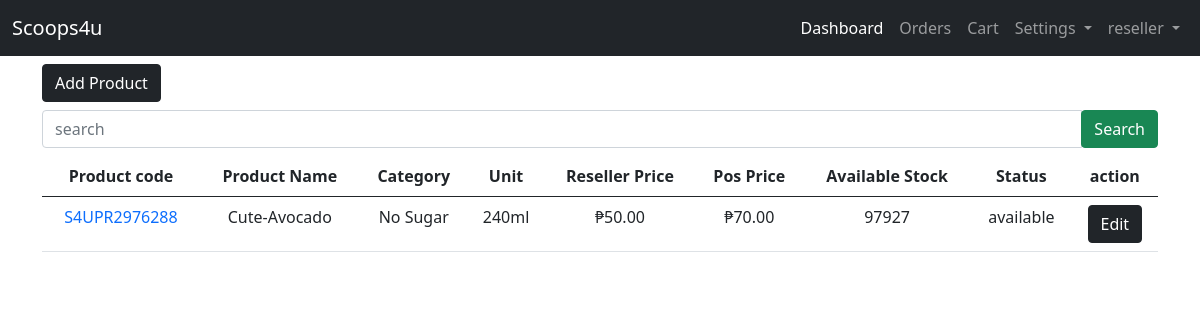
Screenshot of /user-site/product/ (signed in) with the database file from the repository.
### landing_page/models.py (models this page shows)
class User(AbstractUser):
    ROLE = ((" "," "),("admin","admin"),("staff","staff"),("reseller","reseller"),("delivery_staff","delivery_staff"))
    STAT = ((" "," "),("active","active"),("inactive","inactive"))
    role = models.CharField(max_length=50, null=True, default=None, choices=ROLE)
    status = models.CharField(max_length=50, null=True, default=None , choices=STAT)

### admin_site/models.py (models this page shows, shortened)
class Product(models.Model):
    STATUS = (("available","available"),("not available","not available"),("low stock","low stock"))
    product_code =  models.CharField(unique=True, max_length=200, verbose_name='Product Code')
    product_name=  models.CharField(max_length=200, null=True, verbose_name='Product Name')
    product_flavor =  models.CharField(max_length=200,null=True, verbose_name='Product Flavor')
    product_category =  models.CharField(max_length=200, verbose_name='Category')
    product_unit =  models.CharField(max_length=200, verbose_name='Unit')
    product_ResellerPrice =   models.BigIntegerField(null=True, verbose_name='Reseller Price')
    product_price =   models.BigIntegerField(null=True, verbose_name='Pos Price')
    product_stock =  models.BigIntegerField(null=True, verbose_name='Available Stock')
    product_status =  models.CharField(max_length=200, choices=STATUS, verbose_name='Status')

### admin_site/views.py (the view)
# urls.py: path('product/', views.list_products, name='list_product'),
@login_required(login_url='landing_page:login')
def list_products(request):
    list_products = Product.objects.all().order_by('-id')
    context = {'list_products':list_products}
    return render(request, 'admin_site/products/product.html', context)

### templates/admin_site/products/product.html (shortened to what this page needs)
{% extends 'admin_site/base.html' %}
{% block content %}
{% load humanize %}
<a href="{% url 'admin_site:add_product' %}" class="btn btn-dark">Add Product</a>
<form action="{% url 'admin_site:search_product' %}" method="GET" class="my-2">
    <div class="input-group">
        <input type="text" class="form-control" name="search" placeholder="search" required>
        <div class="input-group-append">
            <button class="btn btn-success" type="submit">Search</button>
        </div>
    </div>
</form>
<table class="table table-hover text-center">
    <thead>
    <tr>
        <th>Product code </th>
        <th>Product Name</th>
        <th>Category</th>
        <th>Unit</th>
        <th>Reseller Price</th>
        <th>Pos Price</th>
        <th>Available Stock</th>
        <th>Status</th>
        <th>action</th>
    </tr>
    </thead>
    {% if list_products %}
    <tbody>
        {% for list in list_products %}
    <tr>
        <td><a href="{% url 'admin_site:view_product' list.id %}" class="text-decoration-none">{{ list.product_code }}</a></td>
        <td>{{ list.product_name }}</td>
        <td>{{ list.product_category }}</td>
        <td>{{ list.product_unit }}</td>
        <td>&#8369;{{ list.product_ResellerPrice|floatformat:2|intcomma  }}</td>
        <td>&#8369;{{ list.product_price|floatformat:2|intcomma}}</td>
        <td>{{ list.product_stock }}</td>
        <td>{{ list.product_status }}</td>
        <td><a href="{% url 'admin_site:edit_product' list.id %}" class="btn btn-dark">Edit</a></td>
    </tr>
        {% endfor %}
    </tbody>
    {% endif %}
</table>
{% endblock content %}

### templates/admin_site/base.html (shortened to what this page needs)
{% load static %}
<!DOCTYPE html>
<html lang="en">
<head>
    <link href="https://cdn.jsdelivr.net/npm/bootstrap@5.0.2/dist/css/bootstrap.min.css" rel="stylesheet">
    <link rel="stylesheet" href="{% static 'css/sample.css' %}">
  </head>
<body>
{% if user.role == "reseller"%}
 <nav class="navbar navbar-expand-lg navbar-dark bg-dark">
    <div class="container-fluid">
      <a class="navbar-brand" href="#">Scoops4u</a>
      <div class="collapse navbar-collapse" id="navbarNavDropdown">
        <ul class="navbar-nav ms-auto mb-2 mb-lg-0">
          <li class="nav-item">
            <a class="nav-link active" aria-current="page" href="{% url 'reseller_site:dashboard'%}">Dashboard</a>
          </li>
          <li class="nav-item">
            <a class="nav-link" href="{% url 'reseller_site:transaction_orders'  %}">Orders</a>
          </li>
          <li class="nav-item">
            <a class="nav-link" href="{% url 'reseller_site:add_cart'  %}">Cart</a>
          </li>
          <li class="nav-item dropdown">
            <a class="nav-link dropdown-toggle" href="#" id="navbarDropdownMenuLink" role="button" data-bs-toggle="dropdown" aria-expanded="false">
              Settings
            </a>
          </li>
          <li class="nav-item dropdown">
            <a class="nav-link dropdown-toggle" href="#" id="navbarDropdownMenuLink" role="button" data-bs-toggle="dropdown" aria-expanded="false">
               {{ user }}
            </a>
          </li>
        </ul>
      </div>
    </div>
  </nav>
{% endif %}
      <div class="container">
        <div class="row mt-2">
            <div class="col-lg-12">
                {% block content %}
                {% endblock content %}
            </div>
        </div>
      </div>
</body>
</html>

### rows the page displays
User: username "reseller"
Product: product_code "S4UPR2976288", product_name "Cute-Avocado", product_category "No Sugar", product_unit "240ml", product_ResellerPrice "50.00", product_price "70.00", product_stock "97927", product_status "available"
